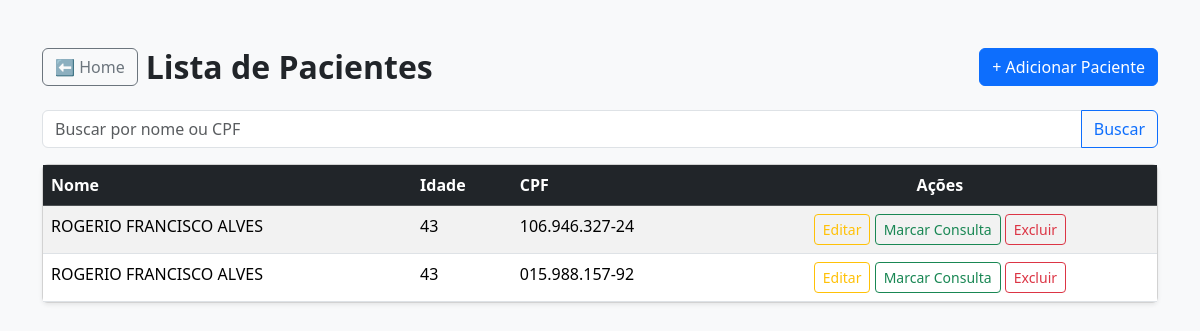
The app's page /pacientes/, older data.
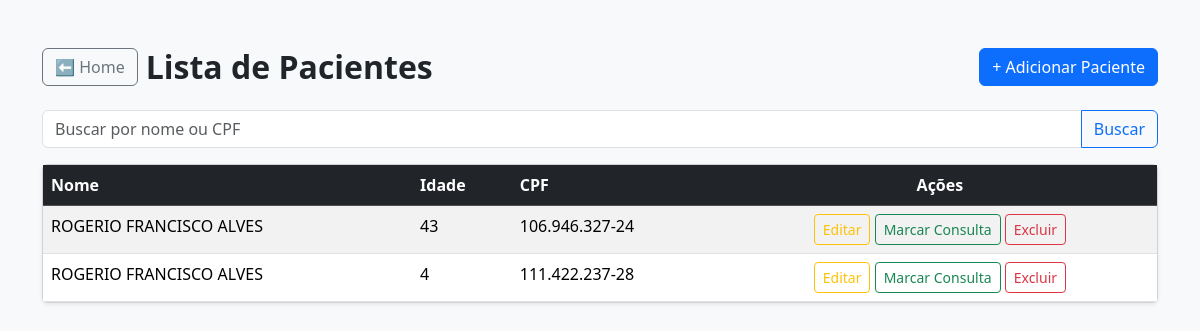
The same page, newer data.
### pacientes/models.py (models this page shows, shortened)
class Paciente(models.Model):
    nome = models.CharField(max_length=100)
    idade = models.IntegerField()
    cpf = models.CharField(max_length=14, unique=True)

### pacientes/views.py (the view)
# urls.py: path('', views.listar_pacientes, name='listar_pacientes'),
def listar_pacientes(request):
    termo = request.GET.get('busca', '')
    pacientes = Paciente.objects.all()
    if termo:
        pacientes = pacientes.filter(
            Q(nome__icontains=termo) |
            Q(cpf__icontains=termo.replace('.', '').replace('-', ''))
        )
    return render(request, 'pacientes/listar.html', {
        'pacientes': pacientes,
        'termo': termo
    })

### pacientes/templatetags/cpf_filters.py (called while the page is built)
@register.filter
def mascara_cpf(valor):
    if not valor:
        return ''
    cpf = re.sub(r'\D', '', valor)
    if len(cpf) != 11:
        return valor
    return f'{cpf[:3]}.{cpf[3:6]}.{cpf[6:9]}-{cpf[9:]}'

### pacientes/templates/pacientes/listar.html (shortened to what this page needs)
{% load cpf_filters %}
<!DOCTYPE html>
<html lang="pt-br">
<head>
    <link href="https://cdn.jsdelivr.net/npm/bootstrap@5.3.2/dist/css/bootstrap.min.css" rel="stylesheet">
</head>
<body class="bg-light">
<div class="container mt-5">
    <div class="d-flex justify-content-between align-items-center mb-4">
        <div class="d-flex align-items-center gap-2">
            <a href="{% url 'home' %}" class="btn btn-outline-secondary">
                ⬅ Home
            </a>
            <h2 class="fw-bold mb-0">Lista de Pacientes</h2>
        </div>
        <a href="{% url 'adicionar_paciente' %}" class="btn btn-primary">
            + Adicionar Paciente
        </a>
    </div>
    <form method="get" class="mb-3">
        <div class="input-group">
            <input
                type="text"
                name="busca"
                id="busca"
                class="form-control"
                placeholder="Buscar por nome ou CPF"
                value="{{ termo|default:'' }}"
                oninput="mascaraCPF(this)"
            >
            <button class="btn btn-outline-primary" type="submit">
                Buscar
            </button>
        </div>
    </form>
    <div class="card shadow-sm">
        <div class="card-body p-0">
            <table class="table table-hover table-striped mb-0">
                <thead class="table-dark">
                    <tr>
                        <th>Nome</th>
                        <th>Idade</th>
                        <th>CPF</th>
                        <th class="text-center">Ações</th>
                    </tr>
                </thead>
                <tbody>
                    {% for paciente in pacientes %}
                    <tr>
                        <td>{{ paciente.nome }}</td>
                        <td>{{ paciente.idade }}</td>
                        <td>{{ paciente.cpf|mascara_cpf }}</td>
                       <td class="text-center">
    <a href="{% url 'editar_paciente' paciente.pk %}"
       class="btn btn-sm btn-outline-warning">
        Editar
    </a>
<a href="{% url 'marcar_consulta' paciente.pk %}"
   class="btn btn-sm btn-outline-success">
    Marcar Consulta
</a>
    <a href="{% url 'excluir_paciente' paciente.pk %}"
       class="btn btn-sm btn-outline-danger"
       onclick="return confirm('Deseja realmente excluir este paciente?');">
        Excluir
    </a>
</td>
                    </tr>
                    {% empty %}
                    <tr>
                        <td colspan="4" class="text-center text-muted py-4">
                            Nenhum paciente cadastrado.
                        </td>
                    </tr>
                    {% endfor %}
                </tbody>
            </table>
        </div>
    </div>
</div>
</body>
</html>

Row changes from the older to the newer data that the page shows:
removed Paciente: nome "ROGERIO FRANCISCO ALVES", idade "43", cpf|mascara_cpf "015.988.157-92"
added Paciente: nome "ROGERIO FRANCISCO ALVES", idade "4", cpf|mascara_cpf "111.422.237-28"
